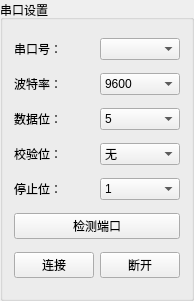
   <widget class="QGroupBox" name="groupBox">
    <property name="geometry">
     <rect>
      <x>10</x>
      <y>20</y>
      <width>191</width>
      <height>301</height>
     </rect>
    </property>
    <property name="title">
     <string>串口设置</string>
    </property>
    <layout class="QGridLayout" name="gridLayout">
     <item row="1" column="0">
      <widget class="QLabel" name="label_3">
       <property name="text">
        <string>波特率：</string>
       </property>
      </widget>
     </item>
     <item row="0" column="1">
      <widget class="QComboBox" name="comboBox"/>
     </item>
     <item row="5" column="0">
      <widget class="QLabel" name="label_5">
       <property name="text">
        <string>校验位：</string>
       </property>
      </widget>
     </item>
     <item row="1" column="1">
      <widget class="QComboBox" name="comboBox_2">
       <item>
        <property name="text">
         <string>9600</string>
        </property>
       </item>
       <item>
        <property name="text">
         <string>115200</string>
        </property>
       </item>
      </widget>
     </item>
     <item row="0" column="0">
      <widget class="QLabel" name="label">
       <property name="text">
        <string>串口号：</string>
       </property>
      </widget>
     </item>
     <item row="2" column="1">
      <widget class="QComboBox" name="comboBox_3">
       <item>
        <property name="text">
         <string>5</string>
        </property>
       </item>
       <item>
        <property name="text">
         <string>6</string>
        </property>
       </item>
       <item>
        <property name="text">
         <string>7</string>
        </property>
       </item>
       <item>
        <property name="text">
         <string>8</string>
        </property>
       </item>
      </widget>
     </item>
     <item row="6" column="1">
      <widget class="QComboBox" name="comboBox_5">
       <item>
        <property name="text">
         <string>1</string>
        </property>
       </item>
       <item>
        <property name="text">
         <string>1.5</string>
        </property>
       </item>
       <item>
        <property name="text">
         <string>2</string>
        </property>
       </item>
      </widget>
     </item>
     <item row="7" column="0" colspan="2">
      <widget class="QPushButton" name="pushButton">
       <property name="text">
        <string>检测端口</string>
       </property>
      </widget>
     </item>
     <item row="6" column="0">
      <widget class="QLabel" name="label_6">
       <property name="text">
        <string>停止位：</string>
       </property>
      </widget>
     </item>
     <item row="5" column="1">
      <widget class="QComboBox" name="comboBox_4">
       <item>
        <property name="text">
         <string>无</string>
        </property>
       </item>
       <item>
        <property name="text">
         <string>奇校验</string>
        </property>
       </item>
       <item>
        <property name="text">
         <string>偶校验</string>
        </property>
       </item>
      </widget>
     </item>
     <item row="2" column="0">
      <widget class="QLabel" name="label_4">
       <property name="text">
        <string>数据位：</string>
       </property>
      </widget>
     </item>
     <item row="8" column="0">
      <widget class="QPushButton" name="pushButton_2">
       <property name="text">
        <string>连接</string>
       </property>
      </widget>
     </item>
     <item row="8" column="1">
      <widget class="QPushButton" name="pushButton_3">
       <property name="text">
        <string>断开</string>
       </property>
      </widget>
     </item>
    </layout>
   </widget>
